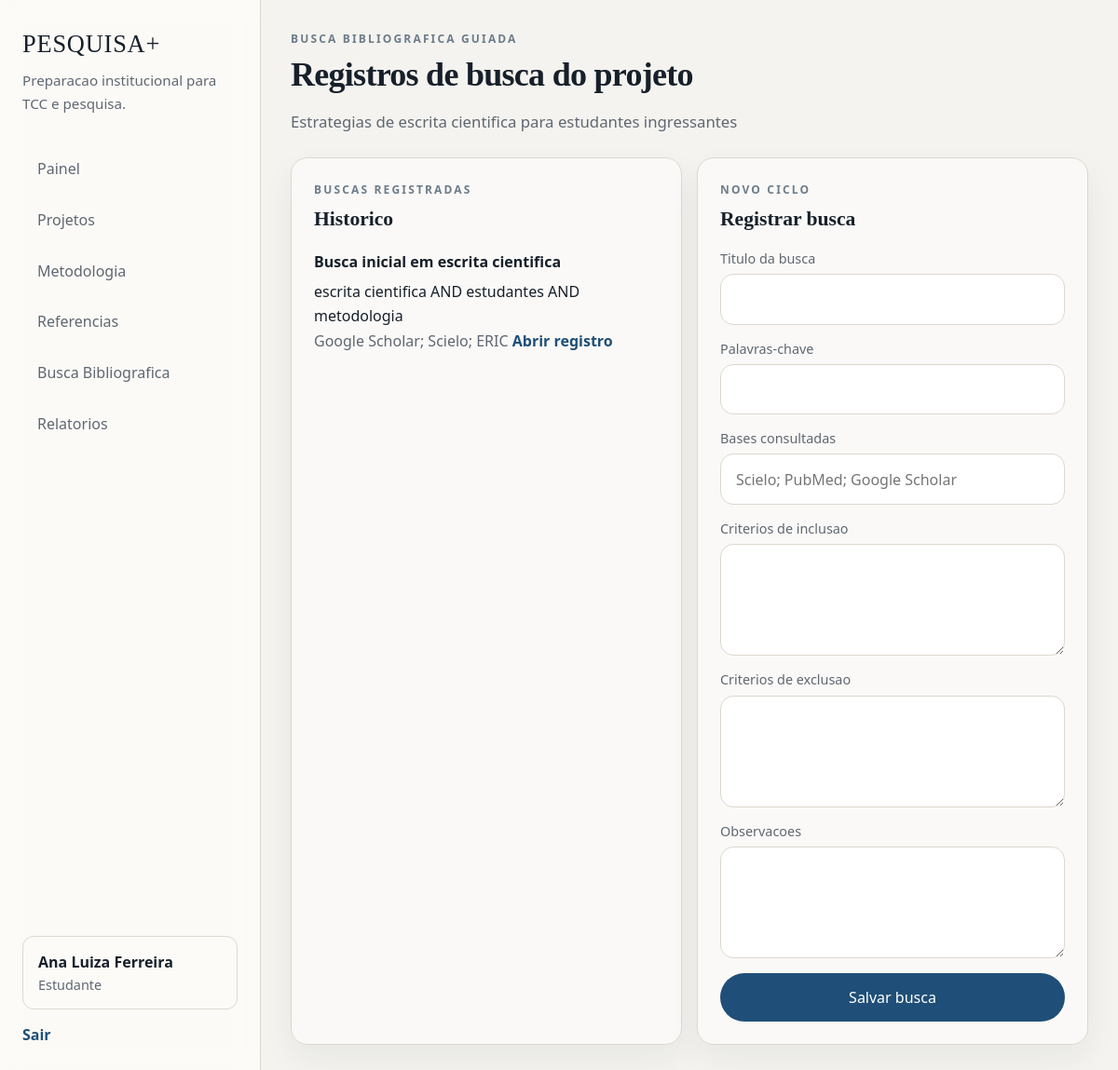
The page /searches/project/1 (signed in) on the database its author committed.
### app/models/domain.py (models this page shows, shortened)
class User(UserMixin, db.Model):
    __tablename__ = "users"
    id = db.Column(db.Integer, primary_key=True)
    full_name = db.Column(db.String(120), nullable=False)
    email = db.Column(db.String(120), unique=True, nullable=False, index=True)
    password_hash = db.Column(db.String(255), nullable=False)
    role_id = db.Column(db.Integer, db.ForeignKey("roles.id"), nullable=False)
    course_name = db.Column(db.String(120))
    institution = db.Column(db.String(120))
    created_at = db.Column(db.DateTime, default=utcnow, nullable=False)
    last_login_at = db.Column(db.DateTime)
    is_active_user = db.Column(db.Boolean, default=True, nullable=False)
    role = db.relationship("Role", back_populates="users")
    student_profile = db.relationship("StudentProfile", back_populates="user", uselist=False)
    teacher_profile = db.relationship("TeacherProfile", back_populates="user", uselist=False)
    student_projects = db.relationship(
        "ResearchProject",
        back_populates="student",
        foreign_keys="ResearchProject.student_id",
    )
    advised_projects = db.relationship(
        "ResearchProject",
        back_populates="advisor",
        foreign_keys="ResearchProject.advisor_id",
    )
    audit_logs = db.relationship("AuditLog", back_populates="user")
    report_snapshots = db.relationship("ReportSnapshot", back_populates="generated_by")
    @property
    def role_slug(self):
        return self.role.slug if self.role else None
    @property
    def active_project(self):
        if not self.student_projects:
            return None
        return sorted(self.student_projects, key=lambda item: item.updated_at or item.created_at, reverse=True)[0]
    @property
    def is_active(self):
        return self.is_active_user

class Role(db.Model):
    __tablename__ = "roles"
    id = db.Column(db.Integer, primary_key=True)
    slug = db.Column(db.String(50), unique=True, nullable=False)
    name = db.Column(db.String(80), nullable=False)
    description = db.Column(db.Text)
    users = db.relationship("User", back_populates="role")

class ResearchProject(db.Model):
    __tablename__ = "research_projects"
    id = db.Column(db.Integer, primary_key=True)
    student_id = db.Column(db.Integer, db.ForeignKey("users.id"), nullable=False)
    advisor_id = db.Column(db.Integer, db.ForeignKey("users.id"))
    project_type = db.Column(db.String(40), default="TCC", nullable=False)
    title = db.Column(db.String(180), nullable=False)
    thematic_area = db.Column(db.String(120))
    theme = db.Column(db.Text)
    research_problem = db.Column(db.Text)
    hypothesis = db.Column(db.Text)
    general_objective = db.Column(db.Text)
    specific_objectives = db.Column(db.Text)
    justification = db.Column(db.Text)
    methodology_summary = db.Column(db.Text)
    keywords = db.Column(db.String(255))
    course_name = db.Column(db.String(120))
    status = db.Column(db.String(40), default="planning", nullable=False)
    start_date = db.Column(db.Date, default=date.today, nullable=False)
    target_completion_date = db.Column(db.Date)
    created_at = db.Column(db.DateTime, default=utcnow, nullable=False)
    updated_at = db.Column(db.DateTime, default=utcnow, onupdate=utcnow, nullable=False)
    student = db.relationship("User", back_populates="student_projects", foreign_keys=[student_id])
    advisor = db.relationship("User", back_populates="advised_projects", foreign_keys=[advisor_id])
    sections = db.relationship(
        "ProjectSection",
        back_populates="project",
        cascade="all, delete-orphan",
        order_by="ProjectSection.display_order",
    )
    stages = db.relationship(
        "ResearchStage",
        back_populates="project",
        cascade="all, delete-orphan",
        order_by="ResearchStage.stage_order",
    )
    deadlines = db.relationship(
        "Deadline",
        back_populates="project",
        cascade="all, delete-orphan",
        order_by="Deadline.due_date",
    )
    references = db.relationship("ReferenceItem", back_populates="project", cascade="all, delete-orphan")
    bibliographic_searches = db.relationship(
        "BibliographicSearch",
        back_populates="project",
        cascade="all, delete-orphan",
        order_by="BibliographicSearch.updated_at.desc()",
    )
    progress_records = db.relationship(
        "ProgressRecord",
        back_populates="project",
        cascade="all, delete-orphan",
        order_by="ProgressRecord.recorded_at.desc()",
    )
    section_feedbacks = db.relationship("SectionFeedback", back_populates="project", cascade="all, delete-orphan")
    advisor_comments = db.relationship("AdvisorComment", back_populates="project", cascade="all, delete-orphan")
    alerts = db.relationship("RiskAlert", back_populates="project", cascade="all, delete-orphan")

class BibliographicSearch(db.Model):
    __tablename__ = "bibliographic_searches"
    id = db.Column(db.Integer, primary_key=True)
    project_id = db.Column(db.Integer, db.ForeignKey("research_projects.id"), nullable=False)
    title = db.Column(db.String(160), nullable=False)
    keywords = db.Column(db.String(255))
    databases_consulted = db.Column(db.String(255))
    inclusion_criteria = db.Column(db.Text)
    exclusion_criteria = db.Column(db.Text)
    notes = db.Column(db.Text)
    created_at = db.Column(db.DateTime, default=utcnow, nullable=False)
    updated_at = db.Column(db.DateTime, default=utcnow, onupdate=utcnow, nullable=False)
    project = db.relationship("ResearchProject", back_populates="bibliographic_searches")
    entries = db.relationship(
        "SearchEntry",
        back_populates="search",
        cascade="all, delete-orphan",
        order_by="SearchEntry.created_at.desc()",
    )

### app/bibliographic_search/routes.py (the view)
@bibliographic_search_bp.route("/project/<int:project_id>", methods=["GET", "POST"])
@login_required
def index(project_id):
    project = _project_or_404(project_id)
    if request.method == "POST":
        if current_user.role_slug not in {"student", "admin"}:
            abort(403)
        create_search(project, request.form, current_user)
        flash("Busca bibliografica registrada.", "success")
        return redirect(url_for("bibliographic_search.index", project_id=project.id))
    return render_template("bibliographic_search/index.html", project=project)

### app/__init__.py (called while the page is built)
def create_app(config_class=DevelopmentConfig):
    load_dotenv()
    app = Flask(__name__)
    app.config.from_object(config_class)
    db.init_app(app)
    login_manager.init_app(app)
    from .models import domain  # noqa: F401
    from .models import load_user  # noqa: F401
    app.register_blueprint(main_bp)
    app.register_blueprint(auth_bp)
    app.register_blueprint(projects_bp)
    app.register_blueprint(methodology_bp)
    app.register_blueprint(references_bp)
    app.register_blueprint(bibliographic_search_bp)
    app.register_blueprint(advisor_bp)
    app.register_blueprint(admin_bp)
    app.register_blueprint(reports_bp)
    register_commands(app)
    @app.context_processor
    def inject_shell():
        return {
            "app_name": app.config["APP_NAME"],
            "institution_name": app.config["INSTITUTION_NAME"],
        }
    return app

### app/bibliographic_search/routes.py (called while the page is built)
def _project_or_404(project_id):
    project = db.session.get(ResearchProject, project_id)
    if project is None:
        abort(404)
    if not user_can_access_project(current_user, project):
        abort(403)
    return project

### app/models/__init__.py (called while the page is built)
@login_manager.user_loader
def load_user(user_id):
    return db.session.get(User, int(user_id))

### app/templates/bibliographic_search/index.html (shortened to what this page needs)
{% extends 'base.html' %}
{% block content %}
<section class="page-shell">
    <div class="page-header">
        <p class="eyebrow">Busca bibliografica guiada</p>
        <h1 class="page-title">Registros de busca do projeto</h1>
        <p class="page-subtitle">{{ project.title }}</p>
    </div>
    <div class="content-grid">
        <section class="panel">
            <div class="panel-heading"><div><p class="panel-label">Buscas registradas</p><h2 class="panel-title">Historico</h2></div></div>
            <ul class="clean-list">
                {% for search in project.bibliographic_searches %}
                    <li class="list-block">
                        <strong>{{ search.title }}</strong>
                        <p>{{ search.keywords }}</p>
                        <span class="muted">{{ search.databases_consulted }}</span>
                        <a href="{{ url_for('bibliographic_search.detail', search_id=search.id) }}" class="text-link">Abrir registro</a>
                    </li>
                {% else %}
                    <li class="list-block">Nenhuma busca registrada ainda.</li>
                {% endfor %}
            </ul>
        </section>
        {% if current_user.role_slug in ['student', 'admin'] %}
        <section class="panel">
            <div class="panel-heading"><div><p class="panel-label">Novo ciclo</p><h2 class="panel-title">Registrar busca</h2></div></div>
            <form method="post" class="form-stack">
                <label class="field"><span>Titulo da busca</span><input type="text" name="title" required></label>
                <label class="field"><span>Palavras-chave</span><input type="text" name="keywords"></label>
                <label class="field"><span>Bases consultadas</span><input type="text" name="databases_consulted" placeholder="Scielo; PubMed; Google Scholar"></label>
                <label class="field"><span>Criterios de inclusao</span><textarea name="inclusion_criteria" rows="4"></textarea></label>
                <label class="field"><span>Criterios de exclusao</span><textarea name="exclusion_criteria" rows="4"></textarea></label>
                <label class="field"><span>Observacoes</span><textarea name="notes" rows="4"></textarea></label>
                <button type="submit" class="button button-primary">Salvar busca</button>
            </form>
        </section>
        {% endif %}
    </div>
</section>
{% endblock %}

### app/templates/base.html (shortened to what this page needs)
<!doctype html>
<html lang="pt-BR">
<head>
    <link rel="stylesheet" href="{{ url_for('static', filename='css/app.css') }}">
</head>
<body class="{% if current_user.is_authenticated %}app-body{% else %}public-body{% endif %}">
    {% if current_user.is_authenticated %}<div class="app-shell">
        <aside class="sidebar">
            <div class="brand-block">
                <a href="{{ url_for('main.dashboard') }}" class="brand-link">{{ app_name }}</a>
                <p class="brand-meta">Preparacao institucional para TCC e pesquisa.</p>
            </div>
            <nav class="nav-block">
                <a href="{{ url_for('main.dashboard') }}" class="nav-link">Painel</a>
                <a href="{{ url_for('projects.index') }}" class="nav-link">Projetos</a>
                <a href="{{ url_for('methodology.index') }}" class="nav-link">Metodologia</a>
                {% if current_user.role_slug == 'student' and current_user.active_project %}
                    <a href="{{ url_for('references.project_references', project_id=current_user.active_project.id) }}" class="nav-link">Referencias</a>
                    <a href="{{ url_for('bibliographic_search.index', project_id=current_user.active_project.id) }}" class="nav-link">Busca Bibliografica</a>
                {% endif %}
                <a href="{{ url_for('reports.index') }}" class="nav-link">Relatorios</a>
            </nav>
            <div class="sidebar-footer">
                <div class="user-chip">
                    <strong>{{ current_user.full_name }}</strong>
                    <span>{{ current_user.role.name }}</span>
                </div>
                <a href="{{ url_for('auth.logout') }}" class="text-link">Sair</a>
            </div>
        </aside>
        <main class="main-panel">
    {% else %}
        {% include 'partials/_flash.html' %}
    {% endif %}
    {% block content %}{% endblock %}
    {% if current_user.is_authenticated %}
        </main>
    </div>
    {% endif %}
</body>
</html>

### rows shown on the page
User: full_name "Ana Luiza Ferreira"
Role: role.name "Estudante"
ResearchProject: title "Estrategias de escrita cientifica para estudantes ingressantes"
BibliographicSearch: title "Busca inicial em escrita cientifica", keywords "escrita cientifica AND estudantes AND metodologia", databases_consulted "Google Scholar; Scielo; ERIC"

### other values the page prints
{{ app_name }} "PESQUISA+"
